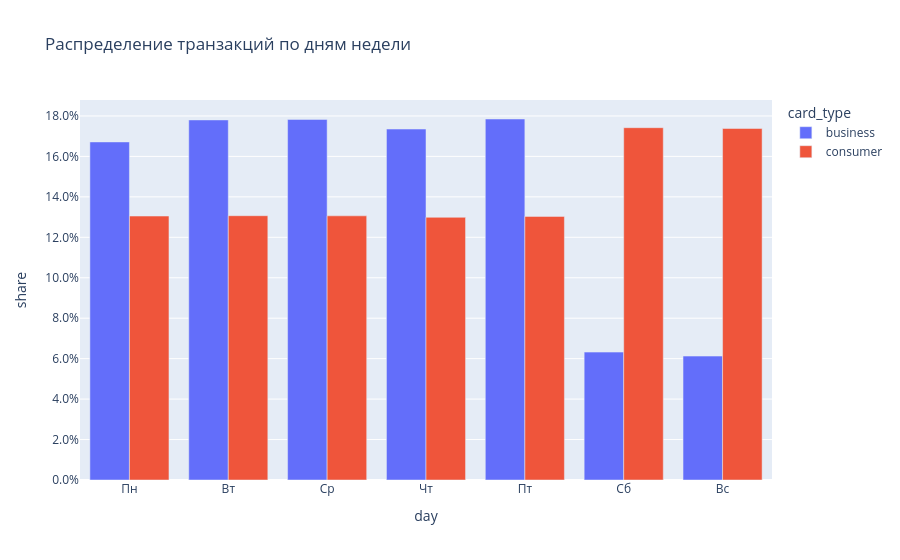

This figure's notebook cell:
### Code cell
dow = pl.concat([share_by(b_t, 'dow', 'business'),
                 share_by(c_t, 'dow', 'consumer')]).to_pandas()
dow_names = {1: 'Пн', 2: 'Вт', 3: 'Ср', 4: 'Чт', 5: 'Пт', 6: 'Сб', 7: 'Вс'}
dow['day'] = dow['dow'].map(dow_names)
fig = px.bar(dow, x='day', y='share', color='card_type', barmode='group',
             category_orders={'day': list(dow_names.values())},
             title='Распределение транзакций по дням недели')
fig.update_layout(yaxis_tickformat='.1%')
fig.show()

### Figure 1 — Plotly figure (JSON) as saved in the notebook; plotly's stock layout.template omitted (floating-point values rounded to 4 significant figures)
{"data": [{"alignmentgroup": "True", "hovertemplate": "card_type=business<br>day=%{x}<br>share=%{y}<extra></extra>", "legendgroup": "business", "marker": {"color": "#636efa", "pattern": {"shape": ""}}, "name": "business", "offsetgroup": "business", "orientation": "v", "showlegend": true, "textposition": "auto", "type": "bar", "x": ["Пн", "Вт", "Ср", "Чт", "Пт", "Сб", "Вс"], "xaxis": "x", "y": [0.1672, 0.178, 0.1783, 0.1735, 0.1785, 0.06324, 0.06127], "yaxis": "y"}, {"alignmentgroup": "True", "hovertemplate": "card_type=consumer<br>day=%{x}<br>share=%{y}<extra></extra>", "legendgroup": "consumer", "marker": {"color": "#EF553B", "pattern": {"shape": ""}}, "name": "consumer", "offsetgroup": "consumer", "orientation": "v", "showlegend": true, "textposition": "auto", "type": "bar", "x": ["Пн", "Вт", "Ср", "Чт", "Пт", "Сб", "Вс"], "xaxis": "x", "y": [0.1305, 0.1307, 0.1306, 0.1299, 0.1303, 0.1742, 0.1738], "yaxis": "y"}], "layout": {"barmode": "group", "legend": {"title": {"text": "card_type"}, "tracegroupgap": 0}, "title": {"text": "Распределение транзакций по дням недели"}, "xaxis": {"anchor": "y", "categoryarray": ["Пн", "Вт", "Ср", "Чт", "Пт", "Сб", "Вс"], "categoryorder": "array", "domain": [0, 1], "title": {"text": "day"}}, "yaxis": {"anchor": "x", "domain": [0, 1], "tickformat": ".1%", "title": {"text": "share"}}}}
